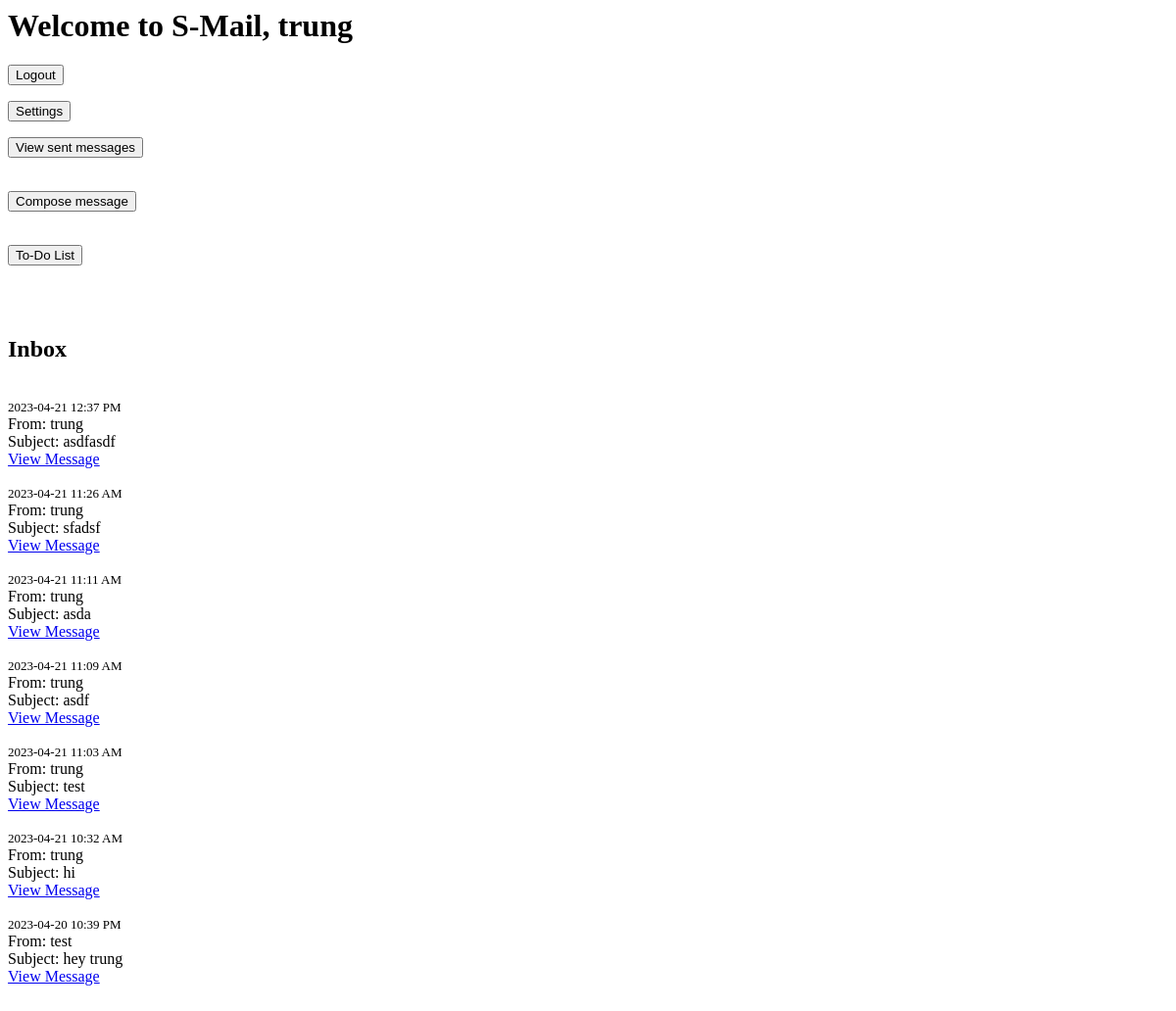
The app's page /mainpage (signed in), older data.
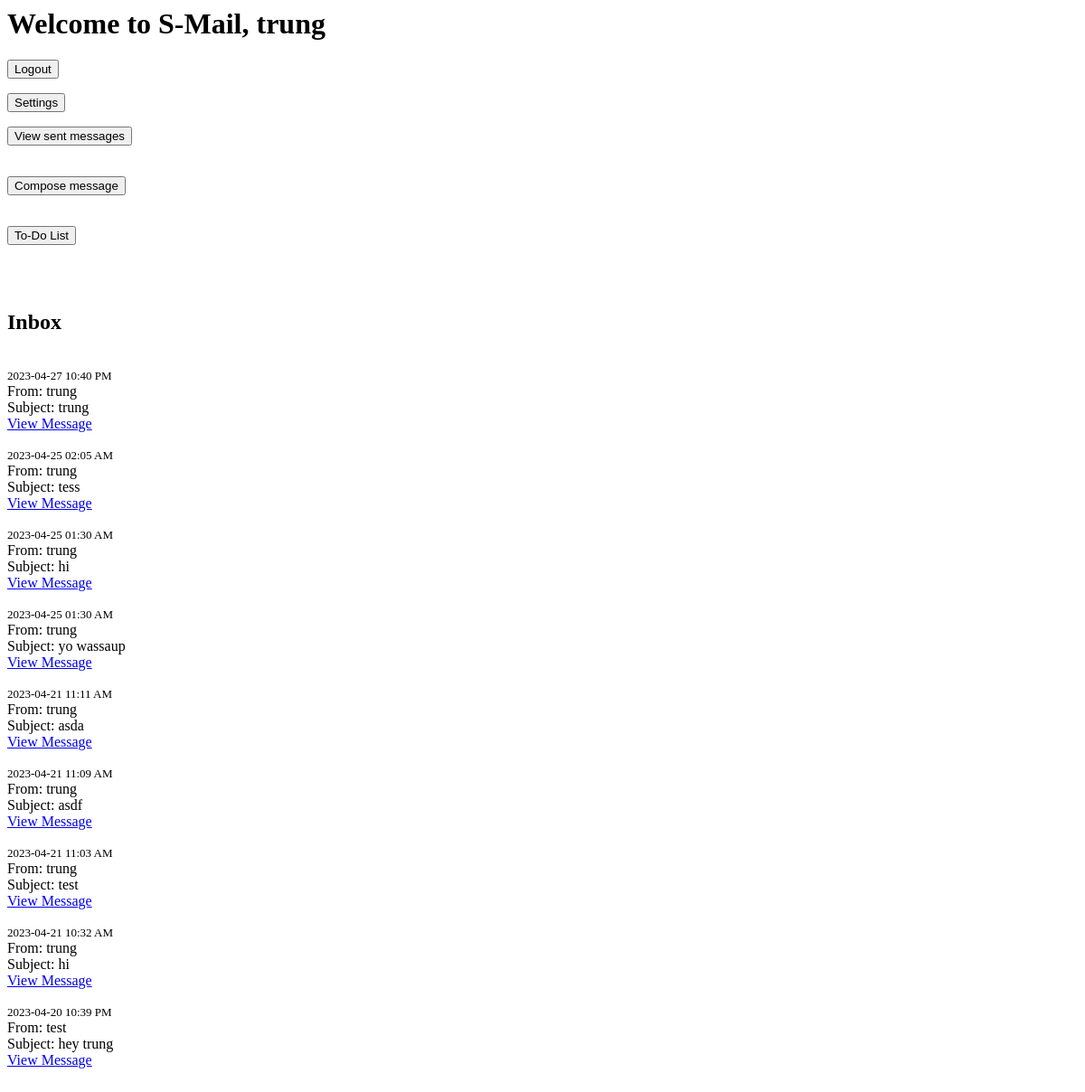
The same page, newer data.
### app/models.py (models this page shows, shortened)
class User(db.Model, UserMixin):
    id = db.Column(db.Integer, primary_key=True)
    username = db.Column(db.String(32), nullable=False)
    password = db.Column(db.String(32), nullable=False)
    email = db.Column(db.String(100), nullable=False)
    def received_messages(self):
        return Message.query.filter_by(recipient=self).order_by(Message.timestamp.desc()).all()

class Message(db.Model):
    id = db.Column(db.Integer, primary_key=True)
    sender_id = db.Column(db.Integer, db.ForeignKey('user.id'), nullable=False)
    recipient_id = db.Column(db.Integer, db.ForeignKey('user.id'), nullable=False)
    subject = db.Column(db.String(100), nullable=False)
    body = db.Column(db.String(500), nullable=False)
    timestamp = db.Column(db.DateTime, default=datetime.now())
    sender = db.relationship('User', foreign_keys=[sender_id])
    recipient = db.relationship('User', foreign_keys=[recipient_id])

### app/routes.py (the view)
@myapp_obj.route("/mainpage", methods=['GET', 'POST'])
@login_required #needs to be logged in to access this page
def mainpage():
    messages = current_user.received_messages() #get sent messages
    return render_template('mainpage.html', messages=messages, name = current_user.username)

### app/models.py (called while the page is built)
@login_manager.user_loader
def load_user(user_id):
    return User.query.get(int(user_id))

### app/templates/mainpage.html (shortened to what this page needs)
<html>
    <head>
        <link rel="stylesheet" href="{{ url_for('static', filename='mainpage.css') }}">
    </head>
    <body>
        <h1>Welcome to S-Mail, {{ name }}</h1>
        <form action="{{ url_for('logout') }}" method="post">
            <button type="submit">Logout</button>
        </form>
        <form action="{{ url_for('settings') }}">
            <button type="submit">Settings</button>
        </form>
        <form action="{{ url_for('sent') }}">
            <button type="submit">View sent messages</button>
        </form>
        <br>
        <form action="{{ url_for('compose') }}" method="post">
            <button type="submit">Compose message</button>
        </form><br>
        <form action="{{ url_for('todo') }}" method="post">
            <button type="submit">To-Do List</button>
        </form>
        <br>
        <br>
        <h2>Inbox</h2>
        <br>
        <tbody>
            {% for message in messages %}
                <tr>
                    <time>{{ message.timestamp.strftime('%Y-%m-%d %I:%M %p') }}</time>
                    <br>
                    <td>From: {{ message.sender.username }}</td>
                    <br>
                    <td>Subject: {{ message.subject }}</td>
                    <br>
                    <td><a href="{{ url_for('message', message_id=message.id) }}">View Message</a></td>
                    <br>
                    <br>
                </tr>
            {% endfor %}
        </tbody>

### app/static/mainpage.css (style rules this page uses)
time { font-size: 13px; }

Row changes from the older to the newer data that the page shows:
added Message: timestamp "2023-04-27 10:40 PM", sender.username "trung", subject "trung"
added Message: timestamp "2023-04-25 02:05 AM", sender.username "trung", subject "tess"
changed Message (number 3 of 9 on the later page): timestamp "2023-04-21 11:26 AM" → "2023-04-25 01:30 AM"; subject "sfadsf" → "hi"; moves up the list
changed Message: timestamp "2023-04-21 12:37 PM" → "2023-04-25 01:30 AM"; subject "asdfasdf" → "yo wassaup"
